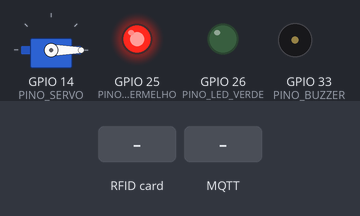
This sketch was run on a simulated ESP32. Parts: servo, output pins drawn as LEDs (lit = HIGH), buzzer (waves = sounding). The inputs (shaded band) are chosen by the test bench. WiFi joins after 1.5 s; servers stay silent unless stated; no MQTT or app messages arrive unless stated; what the sketch prints to the serial monitor is not drawn.

Above: at 2.8 s.
2.9 s: RFID card 73 2A 1B 5C held to the reader
At 3.3 s:
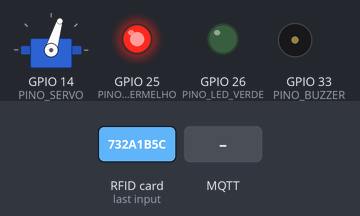
At 4.4 s:
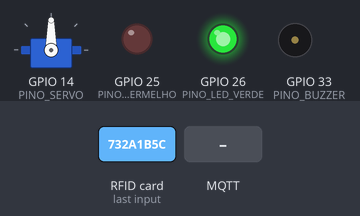
4.8 s: RFID card A1 B2 C3 D4 held to the reader
At 7.14 s:
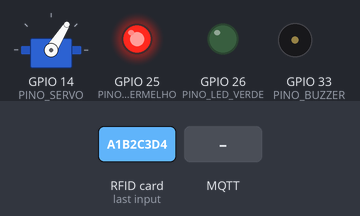
7.8 s: RFID card 5E 7A 19 C4 held to the reader
10.8 s: MQTT message "abrir" arrives on the first subscribed topic
Timing chart, 0 to 13.4 s (numbered marks = the images above; inputs shaded):
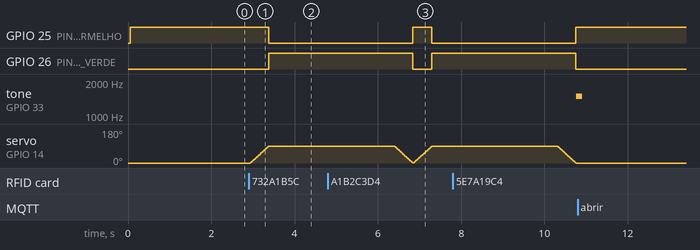

The sketch:

sketch.ino
```cpp
#include <WiFi.h>
#include <PubSubClient.h>
#include <SPI.h>
#include <MFRC522.h>
#include <Servo.h>
#include <ArduinoJson.h>

// ===== CONFIGURAÇÕES DE REDE (edite para o seu ambiente) =====
const char *WIFI_SSID = "SUA_REDE_WIFI";
const char *WIFI_PASSWORD = "SUA_SENHA_WIFI";

const char *MQTT_HOST = "broker.hivemq.com";
const uint16_t MQTT_PORT = 1883;
const char *MQTT_CLIENT_ID = "cofre-esp32";
const char *TOPICO_STATUS = "cofre/status";
const char *TOPICO_TAG = "cofre/tag";
const char *TOPICO_DIAGNOSTICO = "cofre/diagnostico";
const char *TOPICO_COMANDO = "cofre/comando";

// ===== PINAGEM =====
static const uint8_t PINO_SS = 5;
static const uint8_t PINO_RST = 27;
static const uint8_t PINO_SERVO = 14;
static const uint8_t PINO_LED_VERDE = 26;
static const uint8_t PINO_LED_VERMELHO = 25;
static const uint8_t PINO_BUZZER = 33;
static const uint8_t CANAL_BUZZER = 0;

static const uint8_t ANGULO_FECHADO = 0;
static const uint8_t ANGULO_ABERTO = 90;

struct TagAutorizada {
  const char *uid;
  const char *nome;
};

TagAutorizada tags[] = {
    {"73:2A:1B:5C", "Administrador"},
    {"A1:B2:C3:D4", "Usuário 01"},
    {"AA:BB:CC:11", "Usuário 02"}};

MFRC522 leitor(PINO_SS, PINO_RST);
WiFiClient wifiClient;
PubSubClient mqtt(wifiClient);
Servo servo;

bool cofreAberto = false;
unsigned long ultimoEnvioDiag = 0;

String uidParaString(MFRC522::Uid *uid) {
  String s;
  for (byte i = 0; i < uid->size; i++) {
    if (uid->uidByte[i] < 0x10) {
      s += "0";
    }
    s += String(uid->uidByte[i], HEX);
    if (i < uid->size - 1) {
      s += ":";
    }
  }
  s.toUpperCase();
  return s;
}

bool buscarTag(const String &uid, const char **nome) {
  for (auto &tag : tags) {
    if (uid.equalsIgnoreCase(tag.uid)) {
      if (nome) {
        *nome = tag.nome;
      }
      return true;
    }
  }
  return false;
}

void publicar(const char *topico, const JsonDocument &doc, bool retain = false) {
  char buffer[256];
  size_t n = serializeJson(doc, buffer);
  mqtt.publish(topico, buffer, n, retain);
}

void publicarStatus(const String &estado, uint32_t tempoMs = 0) {
  StaticJsonDocument<200> doc;
  doc["estado"] = estado;
  doc["tempo_ms"] = tempoMs;
  doc["wifi"] = WiFi.isConnected() ? "ok" : "falha";
  doc["mqtt"] = mqtt.connected() ? "ok" : "falha";
  publicar(TOPICO_STATUS, doc);
}

void publicarDiagnostico() {
  StaticJsonDocument<200> doc;
  doc["uptime"] = millis() / 1000;
  doc["servo"] = cofreAberto ? "aberto" : "fechado";
  doc["rssi"] = WiFi.RSSI();
  publicar(TOPICO_DIAGNOSTICO, doc);
}

uint32_t moverServo(bool abrir) {
  uint32_t inicio = millis();
  uint8_t posInicial = cofreAberto ? ANGULO_ABERTO : ANGULO_FECHADO;
  uint8_t posFinal = abrir ? ANGULO_ABERTO : ANGULO_FECHADO;
  if (posInicial == posFinal) {
    return 0;
  }

  if (posInicial < posFinal) {
    for (uint8_t pos = posInicial; pos <= posFinal; pos++) {
      servo.write(pos);
      delay(5);
    }
  } else {
    for (int pos = posInicial; pos >= posFinal; pos--) {
      servo.write(pos);
      delay(5);
    }
  }

  cofreAberto = abrir;
  digitalWrite(PINO_LED_VERDE, abrir ? HIGH : LOW);
  digitalWrite(PINO_LED_VERMELHO, abrir ? LOW : HIGH);
  return millis() - inicio;
}

void sinalNegado() {
  ledcWriteTone(CANAL_BUZZER, 1500);
  delay(150);
  ledcWriteTone(CANAL_BUZZER, 0);
  digitalWrite(PINO_LED_VERDE, LOW);
  digitalWrite(PINO_LED_VERMELHO, HIGH);
}

void conectarWiFi() {
  WiFi.mode(WIFI_STA);
  WiFi.begin(WIFI_SSID, WIFI_PASSWORD);
  Serial.print("Conectando-se ao Wi-Fi");
  while (WiFi.status() != WL_CONNECTED) {
    delay(500);
    Serial.print(".");
  }
  Serial.printf("\nWi-Fi conectado, IP: %s\n", WiFi.localIP().toString().c_str());
}

void conectarMQTT() {
  while (!mqtt.connected()) {
    Serial.println("Conectando ao broker MQTT...");
    if (mqtt.connect(MQTT_CLIENT_ID)) {
      Serial.println("MQTT conectado!");
      mqtt.subscribe(TOPICO_COMANDO);
      publicarStatus("aguardando_tag");
    } else {
      Serial.print("Falha MQTT, rc=");
      Serial.println(mqtt.state());
      delay(2000);
    }
  }
}

void tratarComando(const JsonDocument &doc) {
  const char *acao = doc["acao"] | "";
  if (!acao || strlen(acao) == 0) {
    return;
  }

  if (strcmp(acao, "abrir") == 0) {
    uint32_t tempo = moverServo(true);
    publicarStatus("aberto_remote", tempo);
  } else if (strcmp(acao, "travar") == 0) {
    uint32_t tempo = moverServo(false);
    publicarStatus("fechado_remote", tempo);
  } else if (strcmp(acao, "ping") == 0) {
    publicarDiagnostico();
  } else if (strcmp(acao, "reset") == 0) {
    ESP.restart();
  }
}

void mqttCallback(char *topic, byte *payload, unsigned int length) {
  StaticJsonDocument<200> doc;
  DeserializationError error = deserializeJson(doc, payload, length);
  if (error) {
    Serial.println("JSON inválido no comando MQTT");
    return;
  }
  tratarComando(doc);
}

void setup() {
  Serial.begin(115200);

  pinMode(PINO_LED_VERDE, OUTPUT);
  pinMode(PINO_LED_VERMELHO, OUTPUT);
  pinMode(PINO_BUZZER, OUTPUT);
  ledcSetup(CANAL_BUZZER, 2000, 10);
  ledcAttachPin(PINO_BUZZER, CANAL_BUZZER);

  SPI.begin(18, 19, 23, PINO_SS);
  leitor.PCD_Init();
  servo.attach(PINO_SERVO);
  servo.write(ANGULO_FECHADO);
  cofreAberto = false;
  digitalWrite(PINO_LED_VERDE, LOW);
  digitalWrite(PINO_LED_VERMELHO, HIGH);

  conectarWiFi();
  mqtt.setServer(MQTT_HOST, MQTT_PORT);
  mqtt.setCallback(mqttCallback);
  conectarMQTT();
}

void loop() {
  if (WiFi.status() != WL_CONNECTED) {
    conectarWiFi();
  }

  if (!mqtt.connected()) {
    conectarMQTT();
  }

  mqtt.loop();

  if (leitor.PICC_IsNewCardPresent() && leitor.PICC_ReadCardSerial()) {
    String uid = uidParaString(&leitor.uid);
    const char *nome = "desconhecido";
    bool autorizada = buscarTag(uid, &nome);

    StaticJsonDocument<200> doc;
    doc["uid"] = uid;
    doc["autorizado"] = autorizada;
    doc["nome"] = nome;
    publicar(TOPICO_TAG, doc);

    if (autorizada) {
      uint32_t tempo = moverServo(true);
      publicarStatus("aberto", tempo);
      delay(3000);
      tempo = moverServo(false);
      publicarStatus("fechado", tempo);
    } else {
      sinalNegado();
      publicarStatus("acesso_negado");
    }

    leitor.PICC_HaltA();
    leitor.PCD_StopCrypto1();
  }

  if (millis() - ultimoEnvioDiag > 30000) {
    publicarDiagnostico();
    ultimoEnvioDiag = millis();
  }
}
```

Measured:
- after the input at 2.9 s, GPIO 25 (PINO_LED_VERMELHO): HIGH → LOW after 0.48 s; GPIO 26 (PINO_LED_VERDE): LOW → HIGH after 0.48 s; servo on GPIO 14 (PINO_SERVO): moves from 0° to 90° over 0.45 s, starting at once
- after the input at 7.8 s, tone on GPIO 33 (PINO_BUZZER): silent → 1500 Hz after 3.0 s
